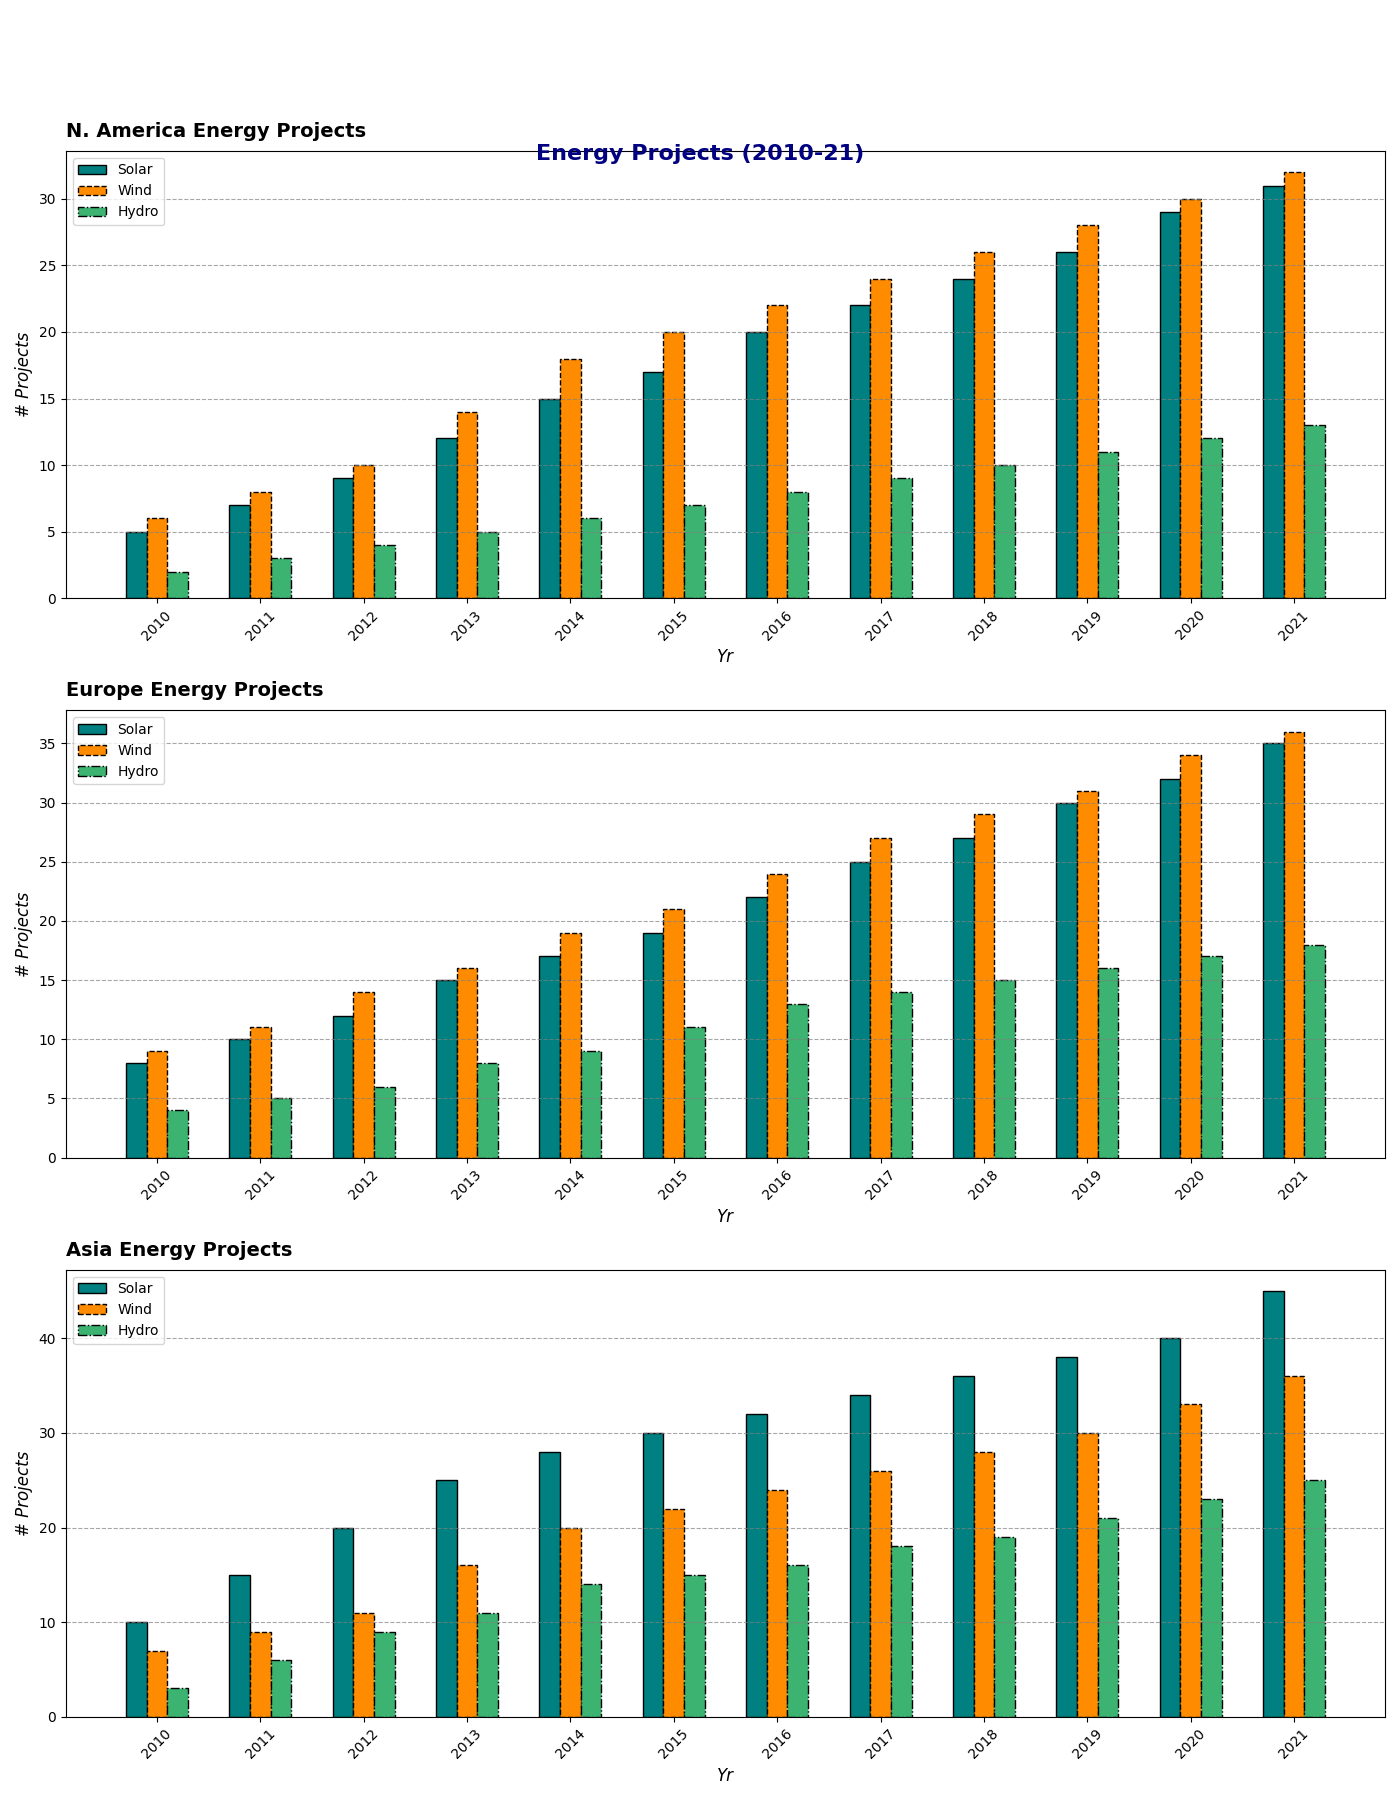

Python code for this plot:
import matplotlib.pyplot as plt
import numpy as np

years = np.arange(2010, 2022)
regions = ['N. America', 'Europe', 'Asia']

solar_projects = {
    'N. America': [5, 7, 9, 12, 15, 17, 20, 22, 24, 26, 29, 31],
    'Europe': [8, 10, 12, 15, 17, 19, 22, 25, 27, 30, 32, 35],
    'Asia': [10, 15, 20, 25, 28, 30, 32, 34, 36, 38, 40, 45]
}

wind_projects = {
    'N. America': [6, 8, 10, 14, 18, 20, 22, 24, 26, 28, 30, 32],
    'Europe': [9, 11, 14, 16, 19, 21, 24, 27, 29, 31, 34, 36],
    'Asia': [7, 9, 11, 16, 20, 22, 24, 26, 28, 30, 33, 36]
}

hydro_projects = {
    'N. America': [2, 3, 4, 5, 6, 7, 8, 9, 10, 11, 12, 13],
    'Europe': [4, 5, 6, 8, 9, 11, 13, 14, 15, 16, 17, 18],
    'Asia': [3, 6, 9, 11, 14, 15, 16, 18, 19, 21, 23, 25]
}

fig, ax = plt.subplots(3, 1, figsize=(14, 18))

width = 0.2

colors = ['teal', 'darkorange', 'mediumseagreen']
line_styles = ['-', '--', '-.']

for idx, region in enumerate(regions):
    ax[idx].bar(years - width, solar_projects[region], width=width, color=colors[0], label='Solar', edgecolor='black', linestyle=line_styles[0])
    ax[idx].bar(years, wind_projects[region], width=width, color=colors[1], label='Wind', edgecolor='black', linestyle=line_styles[1])
    ax[idx].bar(years + width, hydro_projects[region], width=width, color=colors[2], label='Hydro', edgecolor='black', linestyle=line_styles[2])
    
    ax[idx].set_title(f'{region} Energy Projects', fontsize=14, fontweight='bold', pad=10, loc='left')
    ax[idx].set_xlabel('Yr', fontsize=12, style='italic')
    ax[idx].set_ylabel('# Projects', fontsize=12, style='italic')
    ax[idx].set_xticks(years)
    ax[idx].set_xticklabels(years, rotation=45, fontsize=10)
    
    ax[idx].yaxis.grid(True, linestyle='--', color='gray', alpha=0.7)

    ax[idx].legend(loc='upper left', fontsize=10)

fig.suptitle('Energy Projects (2010-21)', fontsize=16, fontweight='bold', color='navy', y=0.92)

plt.tight_layout(rect=[0, 0, 1, 0.96])

plt.show()
